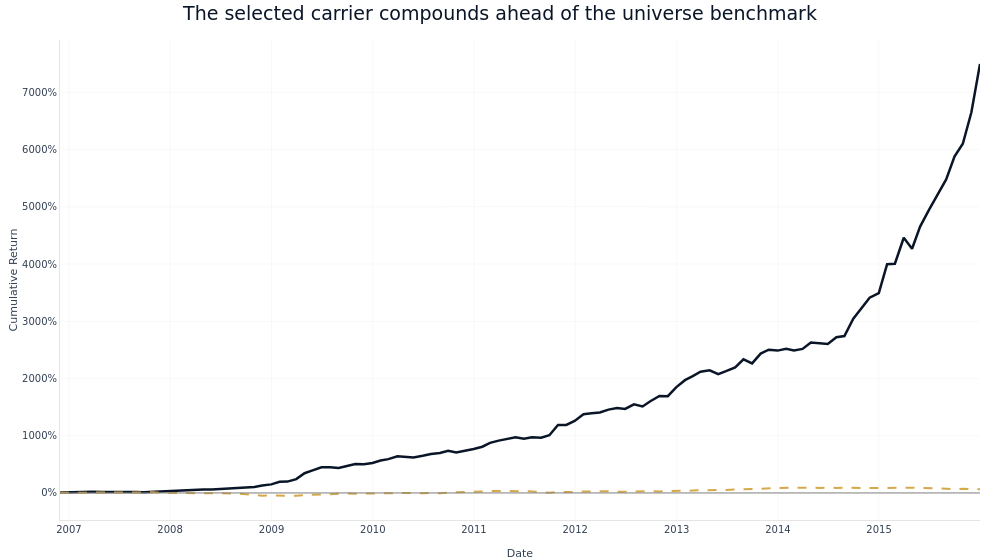

The cell this chart's notebook holds for it:
### Markdown cell above
**Cumulative return.** Validation-window equity vs. EW universe.

### Code cell
fig_cum = plot_cumulative_returns(pa, benchmark_label="EW universe")
fig_cum.update_layout(title="The selected carrier compounds ahead of the universe benchmark")
fig_cum.show()
